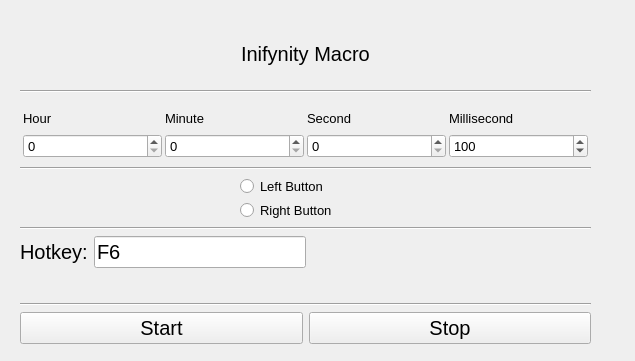
<?xml version="1.0" encoding="UTF-8"?>
<ui version="4.0">
 <class>MainWindow</class>
 <widget class="QMainWindow" name="MainWindow">
  <property name="geometry">
   <rect>
    <x>0</x>
    <y>0</y>
    <width>635</width>
    <height>361</height>
   </rect>
  </property>
  <property name="font">
   <font>
    <pointsize>15</pointsize>
   </font>
  </property>
  <property name="windowTitle">
   <string>MainWindow</string>
  </property>
  <widget class="QWidget" name="centralwidget">
   <property name="sizePolicy">
    <sizepolicy hsizetype="Minimum" vsizetype="Minimum">
     <horstretch>0</horstretch>
     <verstretch>0</verstretch>
    </sizepolicy>
   </property>
   <widget class="QWidget" name="verticalLayoutWidget">
    <property name="geometry">
     <rect>
      <x>20</x>
      <y>23</y>
      <width>571</width>
      <height>321</height>
     </rect>
    </property>
    <layout class="QVBoxLayout" name="verticalLayout">
     <property name="sizeConstraint">
      <enum>QLayout::SizeConstraint::SetDefaultConstraint</enum>
     </property>
     <property name="leftMargin">
      <number>0</number>
     </property>
     <item>
      <layout class="QHBoxLayout" name="horizontalLayout_2">
       <item>
        <spacer name="horizontalSpacer_2">
         <property name="orientation">
          <enum>Qt::Orientation::Horizontal</enum>
         </property>
         <property name="sizeHint" stdset="0">
          <size>
           <width>40</width>
           <height>20</height>
          </size>
         </property>
        </spacer>
       </item>
       <item>
        <widget class="QLabel" name="title">
         <property name="text">
          <string>Inifynity Macro</string>
         </property>
        </widget>
       </item>
       <item>
        <spacer name="horizontalSpacer_3">
         <property name="orientation">
          <enum>Qt::Orientation::Horizontal</enum>
         </property>
         <property name="sizeHint" stdset="0">
          <size>
           <width>20</width>
           <height>20</height>
          </size>
         </property>
        </spacer>
       </item>
      </layout>
     </item>
     <item>
      <widget class="Line" name="line_2">
       <property name="orientation">
        <enum>Qt::Orientation::Horizontal</enum>
       </property>
      </widget>
     </item>
     <item>
      <layout class="QGridLayout" name="gridLayout" rowstretch="0,0">
       <property name="leftMargin">
        <number>3</number>
       </property>
       <property name="topMargin">
        <number>3</number>
       </property>
       <property name="rightMargin">
        <number>3</number>
       </property>
       <property name="bottomMargin">
        <number>3</number>
       </property>
       <property name="horizontalSpacing">
        <number>3</number>
       </property>
       <property name="verticalSpacing">
        <number>0</number>
       </property>
       <item row="1" column="2">
        <widget class="QSpinBox" name="secBox">
         <property name="font">
          <font>
           <pointsize>10</pointsize>
          </font>
         </property>
        </widget>
       </item>
       <item row="0" column="0">
        <widget class="QLabel" name="label">
         <property name="font">
          <font>
           <pointsize>10</pointsize>
          </font>
         </property>
         <property name="text">
          <string>Hour</string>
         </property>
        </widget>
       </item>
       <item row="1" column="1">
        <widget class="QSpinBox" name="minBox">
         <property name="font">
          <font>
           <pointsize>10</pointsize>
          </font>
         </property>
        </widget>
       </item>
       <item row="0" column="1">
        <widget class="QLabel" name="label_2">
         <property name="font">
          <font>
           <pointsize>10</pointsize>
          </font>
         </property>
         <property name="text">
          <string>Minute</string>
         </property>
        </widget>
       </item>
       <item row="1" column="3">
        <widget class="QSpinBox" name="milSecBox">
         <property name="font">
          <font>
           <pointsize>10</pointsize>
          </font>
         </property>
         <property name="minimum">
          <number>1</number>
         </property>
         <property name="maximum">
          <number>999</number>
         </property>
         <property name="value">
          <number>100</number>
         </property>
        </widget>
       </item>
       <item row="0" column="2">
        <widget class="QLabel" name="label_3">
         <property name="font">
          <font>
           <pointsize>10</pointsize>
          </font>
         </property>
         <property name="text">
          <string>Second</string>
         </property>
        </widget>
       </item>
       <item row="1" column="0">
        <widget class="QSpinBox" name="hurBox">
         <property name="font">
          <font>
           <pointsize>10</pointsize>
          </font>
         </property>
        </widget>
       </item>
       <item row="0" column="3">
        <widget class="QLabel" name="label_4">
         <property name="font">
          <font>
           <pointsize>10</pointsize>
          </font>
         </property>
         <property name="text">
          <string>Millisecond</string>
         </property>
        </widget>
       </item>
      </layout>
     </item>
     <item>
      <widget class="Line" name="line">
       <property name="orientation">
        <enum>Qt::Orientation::Horizontal</enum>
       </property>
      </widget>
     </item>
     <item>
      <layout class="QHBoxLayout" name="horizontalLayout_5">
       <item>
        <spacer name="horizontalSpacer_5">
         <property name="orientation">
          <enum>Qt::Orientation::Horizontal</enum>
         </property>
         <property name="sizeType">
          <enum>QSizePolicy::Policy::Fixed</enum>
         </property>
         <property name="sizeHint" stdset="0">
          <size>
           <width>220</width>
           <height>20</height>
          </size>
         </property>
        </spacer>
       </item>
       <item>
        <layout class="QVBoxLayout" name="Mousebtn" stretch="0,0">
         <property name="spacing">
          <number>3</number>
         </property>
         <property name="sizeConstraint">
          <enum>QLayout::SizeConstraint::SetDefaultConstraint</enum>
         </property>
         <item>
          <widget class="QRadioButton" name="leftClick">
           <property name="font">
            <font>
             <pointsize>10</pointsize>
            </font>
           </property>
           <property name="text">
            <string>Left Button</string>
           </property>
          </widget>
         </item>
         <item>
          <widget class="QRadioButton" name="rightClick">
           <property name="font">
            <font>
             <pointsize>10</pointsize>
            </font>
           </property>
           <property name="text">
            <string>Right Button</string>
           </property>
          </widget>
         </item>
        </layout>
       </item>
      </layout>
     </item>
     <item>
      <widget class="Line" name="line_4">
       <property name="orientation">
        <enum>Qt::Orientation::Horizontal</enum>
       </property>
      </widget>
     </item>
     <item>
      <layout class="QHBoxLayout" name="horizontalLayout_7">
       <item>
        <layout class="QFormLayout" name="formLayout">
         <item row="0" column="0">
          <widget class="QLabel" name="hotkeyLabel">
           <property name="text">
            <string>Hotkey:</string>
           </property>
          </widget>
         </item>
         <item row="0" column="1">
          <widget class="QKeySequenceEdit" name="edithotKey">
           <property name="keySequence">
            <string>F6</string>
           </property>
           <property name="maximumSequenceLength">
            <longLong>1</longLong>
           </property>
          </widget>
         </item>
        </layout>
       </item>
       <item>
        <spacer name="horizontalSpacer_4">
         <property name="orientation">
          <enum>Qt::Orientation::Horizontal</enum>
         </property>
         <property name="sizeHint" stdset="0">
          <size>
           <width>40</width>
           <height>20</height>
          </size>
         </property>
        </spacer>
       </item>
      </layout>
     </item>
     <item>
      <widget class="Line" name="line_3">
       <property name="orientation">
        <enum>Qt::Orientation::Horizontal</enum>
       </property>
      </widget>
     </item>
     <item>
      <layout class="QHBoxLayout" name="horizontalLayout_8">
       <item>
        <widget class="QPushButton" name="btnStart">
         <property name="font">
          <font>
           <pointsize>15</pointsize>
           <italic>false</italic>
           <bold>false</bold>
           <strikeout>false</strikeout>
           <kerning>true</kerning>
          </font>
         </property>
         <property name="cursor">
          <cursorShape>PointingHandCursor</cursorShape>
         </property>
         <property name="text">
          <string>Start</string>
         </property>
        </widget>
       </item>
       <item>
        <widget class="QPushButton" name="btnStop">
         <property name="cursor">
          <cursorShape>PointingHandCursor</cursorShape>
         </property>
         <property name="text">
          <string>Stop</string>
         </property>
        </widget>
       </item>
      </layout>
     </item>
    </layout>
   </widget>
  </widget>
 </widget>
 <resources/>
 <connections/>
</ui>
